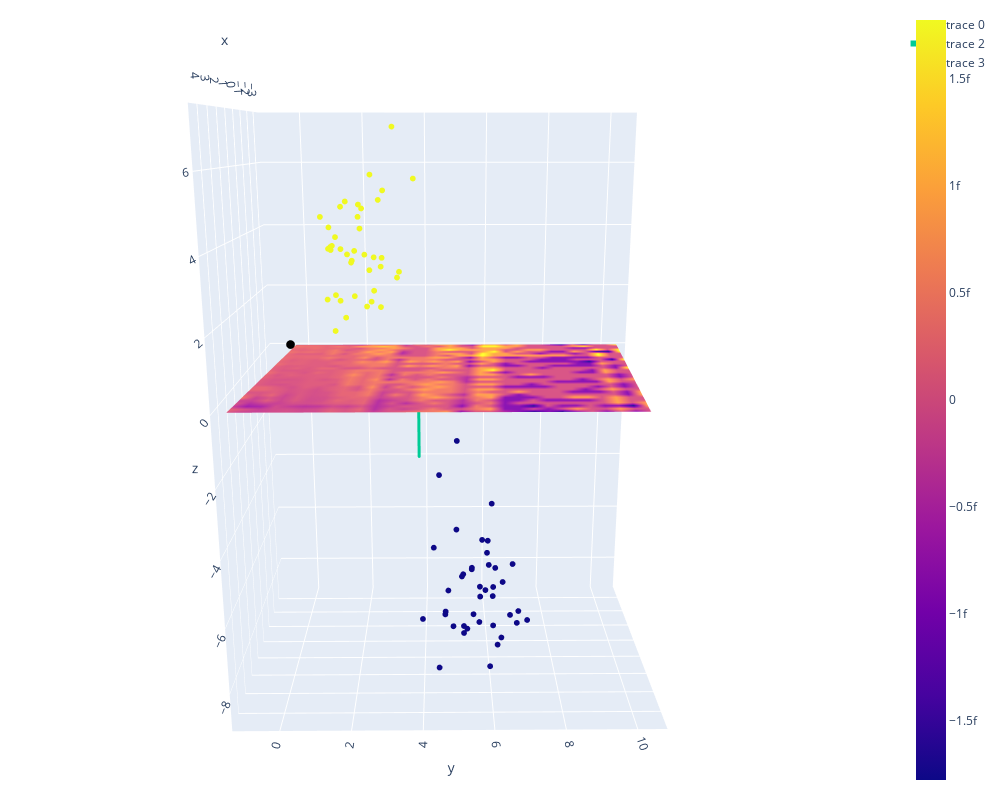

The cell this chart's notebook holds for it:
### Code cell
forward, backward = make_base_changer(decision_plane)

with ThreeDFigure(forward, backward, swap_axes="xz") as fig:
    fig.add_markers(X, color=y) #samples
    xx, yy = make_meshgrid(X, margin=1)
    fig.add_surface(xx, yy, decision_plane.z) #decision hyperplane
    fig.add_line(X.mean(axis=0)-decision_plane.normal, X.mean(axis=0)+decision_plane.normal) #orthogonal of decision hyperplane through mean of points
    fig.add_markers([0,0,0], size=3) #coordinate center

### Figure 1 — Plotly figure (JSON) as saved in the notebook; plotly's stock layout.template omitted (floating-point values rounded to 4 significant figures; data arrays with more than 128 entries replaced by an {"elided": "..."} marker saying what was removed)
{"data": [{"marker": {"color": [1, 1, 1, 0, 0, 1, 1, 0, 1, 1, 0, 0, 1, 1, 1, 0, 0, 0, 1, 0, 1, 0, 0, 1, 1, 0, 0, 0, 1, 0, 0, 1, 1, 1, 1, 1, 1, 0, 1, 1, 1, 0, 0, 0, 0, 0, 1, 0, 1, 1, 1, 0, 1, 1, 0, 0, 0, 1, 0, 0, 0, 1, 1, 1, 0, 1, 0, 0, 0, 0, 0, 0, 1, 1, 0, 0, 0, 1, 1, 1], "line": {"width": 0}, "size": 2}, "mode": "markers", "type": "scatter3d", "x": [-0.5202, 1.967, 2.188, 2.626, 2.39, 1.345, 1.28, 1.34, 0.2809, 1.21, 2.857, -0.3915, 0.2063, 0.1731, 1.764, 3.274, 2.25, 1.82, 1.3, 1.584, -0.2056, 2.56, 3.04, -0.2047, 1.387, 2.515, 1.955, 1.094, 2.78, 1.607, 2.79, 0.2275, -0.2911, 1.468, 0.3698, 2.49, -2.058, 1.714, 1.748, -0.7608, 0.134, 2.949, 1.51, 1.982, 2.188, 2.357, -2.864, 3.323, 2.215, 2.049, 0.1177, 1.846, -0.7975, 2.786, 4.282, 1.744, 2.815, 0.06442, 1.599, 2.992, 1.064, 0.3733, 1.491, 1.406, 2.303, 2.418, 2.093, 0.8295, 3.954, 2.685, 3.1, 2.312, 0.791, 0.8718, 2.313, 2.494, 1.75, 2.274, 0.1993, 1.444], "y": [2.064, 1.591, 2.456, 6.303, 5.155, 2.092, 1.442, 6.027, 1.258, 2.021, 5.176, 4.268, 2.796, 1.789, 2.942, 4.455, 6.066, 4.967, 2.515, 6.669, 1.415, 4.453, 5.167, 2.201, 2.839, 5.645, 5.299, 6.285, 1.622, 5.678, 6.018, 2.175, 2.684, 1.701, 2.354, 2.001, 0.9114, 6.073, 1.796, 3.19, 2.49, 6.27, 4.966, 6.799, 4.873, 5.906, 1.09, 6.481, 3.385, 1.279, 2.743, 4.64, 1.809, 1.585, 4.703, 5.132, 5.959, 1.7, 6.872, 5.388, 5.721, 1.381, 2.572, 1.735, 5.87, 2.337, 5.716, 7.228, 3.995, 5.833, 5.381, 6.1, 2.607, 3.745, 4.628, 5.807, 5.491, 2.194, 2.558, 3.203], "z": [4.52, 1.595, 3.73, -5.746, -5.607, 2.466, 3.838, -3.808, 3.674, 3.446, -7.272, -6.02, 3.403, 3.498, 5.4, -8.158, -7.365, -1.672, 3.192, -5.67, 3.959, -2.447, -6.941, 4.785, 3.301, -5.95, -7.634, -8.682, 3.921, -7.602, -5.821, 4.245, 5.022, 2.357, 2.002, 5.155, 1.806, -6.669, 4.969, 2.689, 5.756, -7.373, -4.571, -7.43, -7.419, -5.327, 1.817, -6.435, 3.271, 4.721, 1.94, -7.112, 3.137, 4.51, -5.17, -5.996, -8.402, 1.615, -7.238, -5.112, -7.02, 3.769, 2.334, 3.791, -4.582, 5.071, -4.648, -7.964, -6.208, -4.789, -5.107, -5.447, 3.489, 5.675, -6.956, -6.07, -7.258, 3.84, 2.44, 7.053]}, {"type": "surface", "x": {"elided": "30x30 float values"}, "y": {"elided": "30x30 float values"}, "z": {"elided": "30x30 float values"}}, {"line": {"width": 6}, "marker": {"size": 1}, "type": "scatter3d", "x": [1.533, 1.533], "y": [3.872, 3.872], "z": [-2.244, -0.2437]}, {"marker": {"color": "black", "line": {"width": 0}, "size": 3}, "mode": "markers", "type": "scatter3d", "x": [0], "y": [2.776e-17], "z": [0.7897]}], "layout": {"autosize": true, "height": 800, "margin": {"b": 10, "l": 10, "pad": 4, "r": 10, "t": 10}, "paper_bgcolor": "White", "scene": {"aspectmode": "data", "aspectratio": {"x": 0.7196, "y": 1.005, "z": 1.383}, "camera": {"center": {"x": 0, "y": 0, "z": 0}, "eye": {"x": 2.251, "y": -0.01929, "z": 0.6256}, "projection": {"type": "perspective"}, "up": {"x": 0, "y": 0, "z": 1}}}, "width": 1000}}
